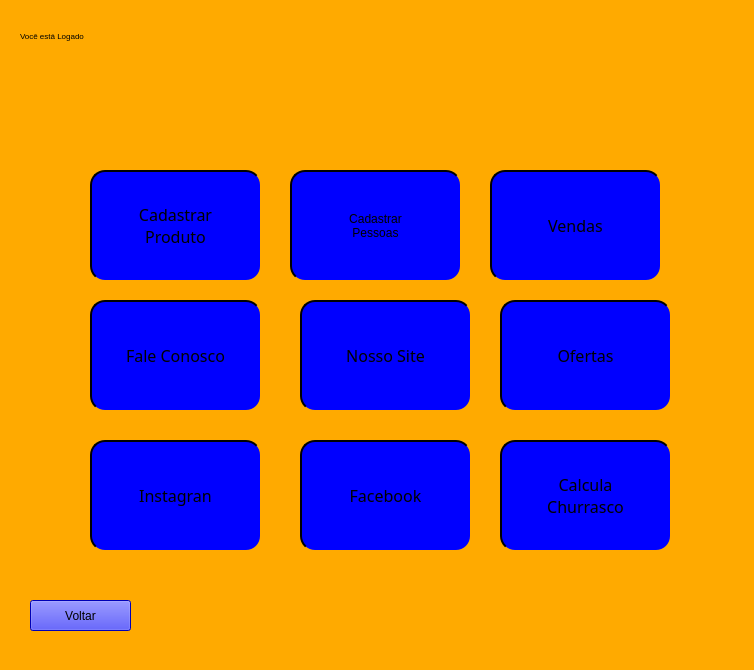
<?xml version="1.0" encoding="UTF-8"?>
<ui version="4.0">
 <class>MainWindow</class>
 <widget class="QMainWindow" name="MainWindow">
  <property name="geometry">
   <rect>
    <x>0</x>
    <y>0</y>
    <width>754</width>
    <height>670</height>
   </rect>
  </property>
  <property name="windowTitle">
   <string>MainWindow</string>
  </property>
  <property name="styleSheet">
   <string notr="true">background-color: rgb(0, 255, 0);
background-color: rgb(255, 170, 0);</string>
  </property>
  <widget class="QWidget" name="centralwidget">
   <widget class="QLabel" name="label">
    <property name="geometry">
     <rect>
      <x>20</x>
      <y>20</y>
      <width>241</width>
      <height>41</height>
     </rect>
    </property>
    <property name="styleSheet">
     <string notr="true">font: 87 18pt &quot;Arial Black&quot;;</string>
    </property>
    <property name="text">
     <string>&lt;html&gt;&lt;head/&gt;&lt;body&gt;&lt;p&gt;&lt;span style=&quot; vertical-align:super;&quot;&gt;Você está Logado&lt;/span&gt;&lt;/p&gt;&lt;/body&gt;&lt;/html&gt;</string>
    </property>
   </widget>
   <widget class="QPushButton" name="pushButton">
    <property name="geometry">
     <rect>
      <x>30</x>
      <y>600</y>
      <width>101</width>
      <height>31</height>
     </rect>
    </property>
    <property name="styleSheet">
     <string notr="true">background-color: rgb(0, 0, 255);
font: 87 12pt &quot;Arial Black&quot;;</string>
    </property>
    <property name="text">
     <string>Voltar</string>
    </property>
   </widget>
   <widget class="QPushButton" name="pushButton_20">
    <property name="geometry">
     <rect>
      <x>90</x>
      <y>170</y>
      <width>171</width>
      <height>111</height>
     </rect>
    </property>
    <property name="font">
     <font>
      <family>Arial Black</family>
      <pointsize>12</pointsize>
      <weight>10</weight>
      <italic>false</italic>
      <bold>false</bold>
     </font>
    </property>
    <property name="styleSheet">
     <string notr="true">background-color: rgb(0, 0, 255);
font: 87 12pt &quot;Arial Black&quot;;
border-radius:15px;
border-width:2px;
border-style:outset;</string>
    </property>
    <property name="text">
     <string>Cadastrar
Produto</string>
    </property>
   </widget>
   <widget class="QPushButton" name="pushButton_21">
    <property name="geometry">
     <rect>
      <x>290</x>
      <y>170</y>
      <width>171</width>
      <height>111</height>
     </rect>
    </property>
    <property name="styleSheet">
     <string notr="true">background-color: rgb(0, 0, 255);
font: 87 12pt &quot;Arial Black&quot;;
border-radius:15px;
border-width:2px;
border-style:outset;</string>
    </property>
    <property name="text">
     <string>Cadastrar
Pessoas</string>
    </property>
   </widget>
   <widget class="QPushButton" name="pushButton_22">
    <property name="geometry">
     <rect>
      <x>300</x>
      <y>440</y>
      <width>171</width>
      <height>111</height>
     </rect>
    </property>
    <property name="font">
     <font>
      <family>Arial Black</family>
      <pointsize>12</pointsize>
      <weight>10</weight>
      <italic>false</italic>
      <bold>false</bold>
     </font>
    </property>
    <property name="styleSheet">
     <string notr="true">background-color: rgb(0, 0, 255);
font: 87 12pt &quot;Arial Black&quot;;
border-radius:15px;
border-width:2px;
border-style:outset;</string>
    </property>
    <property name="text">
     <string>Facebook</string>
    </property>
   </widget>
   <widget class="QPushButton" name="pushButton_23">
    <property name="geometry">
     <rect>
      <x>500</x>
      <y>440</y>
      <width>171</width>
      <height>111</height>
     </rect>
    </property>
    <property name="font">
     <font>
      <family>Arial Black</family>
      <pointsize>12</pointsize>
      <weight>10</weight>
      <italic>false</italic>
      <bold>false</bold>
     </font>
    </property>
    <property name="styleSheet">
     <string notr="true">background-color: rgb(0, 0, 255);
font: 87 12pt &quot;Arial Black&quot;;
border-radius:15px;
border-width:2px;
border-style:outset;</string>
    </property>
    <property name="text">
     <string>Calcula
Churrasco</string>
    </property>
   </widget>
   <widget class="QPushButton" name="pushButton_24">
    <property name="geometry">
     <rect>
      <x>90</x>
      <y>440</y>
      <width>171</width>
      <height>111</height>
     </rect>
    </property>
    <property name="font">
     <font>
      <family>Arial Black</family>
      <pointsize>12</pointsize>
      <weight>10</weight>
      <italic>false</italic>
      <bold>false</bold>
     </font>
    </property>
    <property name="styleSheet">
     <string notr="true">background-color: rgb(0, 0, 255);
font: 87 12pt &quot;Arial Black&quot;;
border-radius:15px;
border-width:2px;
border-style:outset;</string>
    </property>
    <property name="text">
     <string>Instagran</string>
    </property>
   </widget>
   <widget class="QPushButton" name="pushButton_25">
    <property name="geometry">
     <rect>
      <x>500</x>
      <y>300</y>
      <width>171</width>
      <height>111</height>
     </rect>
    </property>
    <property name="font">
     <font>
      <family>Arial Black</family>
      <pointsize>12</pointsize>
      <weight>10</weight>
      <italic>false</italic>
      <bold>false</bold>
     </font>
    </property>
    <property name="styleSheet">
     <string notr="true">background-color: rgb(0, 0, 255);
font: 87 12pt &quot;Arial Black&quot;;
border-radius:15px;
border-width:2px;
border-style:outset;</string>
    </property>
    <property name="text">
     <string>Ofertas</string>
    </property>
   </widget>
   <widget class="QPushButton" name="pushButton_26">
    <property name="geometry">
     <rect>
      <x>300</x>
      <y>300</y>
      <width>171</width>
      <height>111</height>
     </rect>
    </property>
    <property name="font">
     <font>
      <family>Arial Black</family>
      <pointsize>12</pointsize>
      <weight>10</weight>
      <italic>false</italic>
      <bold>false</bold>
     </font>
    </property>
    <property name="styleSheet">
     <string notr="true">background-color: rgb(0, 0, 255);
font: 87 12pt &quot;Arial Black&quot;;
border-radius:15px;
border-width:2px;
border-style:outset;</string>
    </property>
    <property name="text">
     <string>Nosso Site</string>
    </property>
   </widget>
   <widget class="QPushButton" name="pushButton_27">
    <property name="geometry">
     <rect>
      <x>90</x>
      <y>300</y>
      <width>171</width>
      <height>111</height>
     </rect>
    </property>
    <property name="font">
     <font>
      <family>Arial Black</family>
      <pointsize>12</pointsize>
      <weight>10</weight>
      <italic>false</italic>
      <bold>false</bold>
     </font>
    </property>
    <property name="styleSheet">
     <string notr="true">background-color: rgb(0, 0, 255);
font: 87 12pt &quot;Arial Black&quot;;
border-radius:15px;
border-width:2px;
border-style:outset;</string>
    </property>
    <property name="text">
     <string>Fale Conosco</string>
    </property>
   </widget>
   <widget class="QPushButton" name="pushButton_28">
    <property name="geometry">
     <rect>
      <x>490</x>
      <y>170</y>
      <width>171</width>
      <height>111</height>
     </rect>
    </property>
    <property name="font">
     <font>
      <family>Arial Black</family>
      <pointsize>12</pointsize>
      <weight>10</weight>
      <italic>false</italic>
      <bold>false</bold>
     </font>
    </property>
    <property name="styleSheet">
     <string notr="true">background-color: rgb(0, 0, 255);
font: 87 12pt &quot;Arial Black&quot;;
border-radius:15px;
border-width:2px;
border-style:outset;</string>
    </property>
    <property name="text">
     <string>Vendas</string>
    </property>
   </widget>
   <widget class="QLabel" name="label_2">
    <property name="geometry">
     <rect>
      <x>190</x>
      <y>-10</y>
      <width>371</width>
      <height>161</height>
     </rect>
    </property>
    <property name="styleSheet">
     <string notr="true">font: 87 18pt &quot;Arial Black&quot;;</string>
    </property>
    <property name="text">
     <string/>
    </property>
    <property name="pixmap">
     <pixmap>../PROJETO INTEGRADOR/Logo_projeto1.jpeg</pixmap>
    </property>
    <property name="scaledContents">
     <bool>true</bool>
    </property>
   </widget>
  </widget>
  <widget class="QMenuBar" name="menubar">
   <property name="geometry">
    <rect>
     <x>0</x>
     <y>0</y>
     <width>754</width>
     <height>21</height>
    </rect>
   </property>
  </widget>
  <widget class="QStatusBar" name="statusbar"/>
 </widget>
 <resources/>
 <connections/>
</ui>
